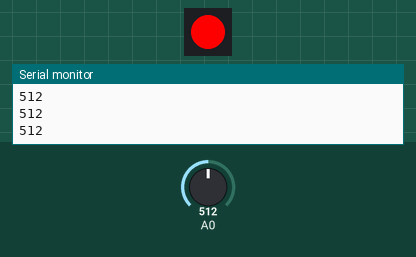
Bench run of a sketch on a simulated Arduino Uno, built with avr-gcc and run on an emulated ATmega328P. On the bench: 1 RGB LEDs in strip order, left to right, the last lines printed to the serial monitor. The test bench sets the inputs (shaded band); at power-on: A0 = 512.

Above: at 1.2 s.
1.3 s: A0 set to 716
At 2.3 s:
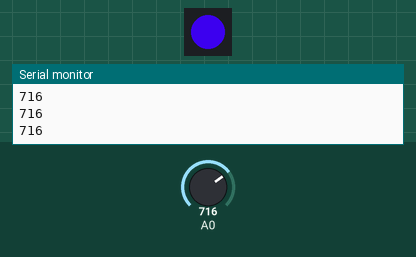
2.8 s: A0 set to 306
At 3.5 s:
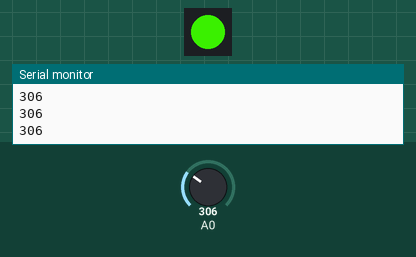
4.3 s: A0 set to 122
At 4.6 s:
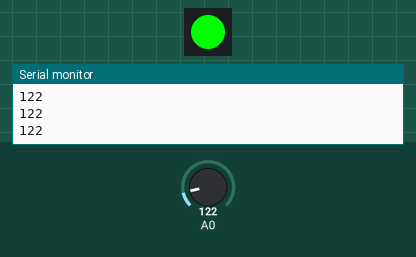
5.8 s: A0 set to 511
At 7.0 s:
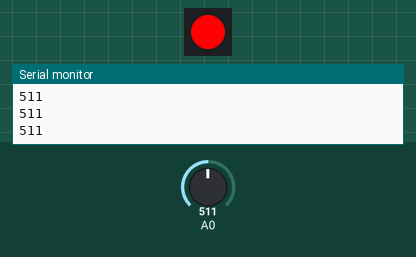
7.3 s: A0 set to 0
At 8.0 s:
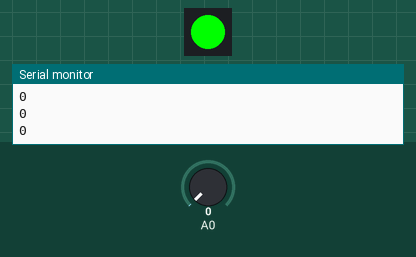
Timing chart, 0 to 9.8 s (numbered marks = the images above; inputs shaded):
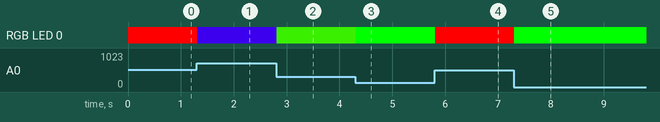

The sketch:

Fuzzy_Logic_Test.ino
```cpp
// (licence header left out)
#include <Adafruit_NeoPixel.h>
Adafruit_NeoPixel pixels = Adafruit_NeoPixel(1, 9, NEO_GRB + NEO_KHZ800);

/***************************************************/
//We will use a structured data type to create label type def
//in C++ struct is a public object.
struct fuzzyDef {
  float mina = 0;
  float minb = 0;
  float maxa = 0;
  float maxb = 0;
  float centroid = 0;
  float (*membership)(fuzzyDef, float);//pointer to membership function
  float miu = 0.0; //to store current membership or fuzzy weight for defuzzification
};

//to create the entire domain of discourse for a fuzzy variable
//with n sets
struct fuzzyDomain {
  fuzzyDef* fset ;
  int nset;
};


/********************************************************/
fuzzyDomain light, outC;


void setup() {

  Serial.begin(9600);
  pixels.begin();
  pixels.show();

  light.nset = 3;
  light.fset = new fuzzyDef[3];

  //creates a standard domain with nset=3 fuzzy sets
  setDomain(&light, 1023);


  pinMode(A0, INPUT);


}

void loop() {
  // put your main code here, to run repeatedly:
  int val = analogRead(A0);
  Serial.println(val);
  //calculates all membership degrees of the input
  truthDegree(&light, val);
  int red = round(255 * light.fset[0].miu);
  int green = round(255 * light.fset[1].miu);
  int blue = round(255 * light.fset[2].miu);
  pixels.setPixelColor(0, pixels.Color(green, red,blue));
  pixels.show();

}

/*****fuzzy membership functions*****/
/* they receibe the fuzzyDef as argument to get parameters */

float triangle(float t) {
  //creates a triangle from -1 to 1
  return max(1 - abs(t), 0);
}

float triangle(fuzzyDef fset, float x) {
  //triangle function between a min and max
  float mid = (fset.maxa - fset.mina) / 2;
  if (x < fset.mina) return 0;
  if (x > fset.maxa) return 0;
  return triangle((x - mid) / (fset.maxa - fset.mina) * 2 - 1);
}


float increasing(fuzzyDef fset, float x) {
  if (x < fset.mina)return 0;
  if (x > fset.maxa)return 1;
  return (x - fset.mina) / (fset.maxa - fset.mina);
}

float decreasing(fuzzyDef fset, float x) {
  if (x < fset.mina)return 1;
  if (x > fset.maxa)return 0;
  return (fset.maxa - x) / (fset.maxa - fset.mina);
}

float trapezoid(fuzzyDef fset, float x) {
  if (x < fset.mina || x > fset.maxb)return 0;
  if (x > fset.maxa && x < fset.minb)return 1;
  if (x >= fset.mina && x <= fset.maxa)return increasing(fset, x);
  if (x >= fset.minb && x <= fset.maxb)return decreasing(fset, x);
}


/************ Fuzzy Operations ****************/
/**********************************************/

//function that return the truth of the membership given de parameter v
//is stores de value in miu for use in other functions
float truthDegree(fuzzyDef *fset, float v) {
  return fset->miu = fset->membership(*fset, v);;

}

//Fuzzy union definition
float fuzzyUnion(fuzzyDef *set1, fuzzyDef *set2, float v) {
  float degree1 = truthDegree(set1, v);
  float degree2 = truthDegree(set2, v);
  if (degree1 >= degree2) return degree1;
  else return degree2;
}

//Fuzzy intersection definition
float fuzzyIntersection(fuzzyDef *set1, fuzzyDef *set2,  float v) {
  float degree1 = truthDegree(set1, v);
  float degree2 = truthDegree(set2, v);
  if (degree1 <= degree2) return degree1;
  else return degree2;
}

//return true if current miu value > 0
//use for if statements to define fuzzy rules
boolean isMember(fuzzyDef *set1) {
  return set1->miu > 0;
}

//to set the centroid value for weighted average
void setCentroid(fuzzyDef *set1) {
  if (set1->minb > 0) {
    set1->centroid = (set1->maxa + set1->minb) / 2;
  }
  else set1->centroid = (set1->mina + set1->maxa) / 2;
}


/*********fuzzy domain functions ********/

//set miu in a fuzzy domain, all to 0
void resetDomain(fuzzyDomain *domain) {
  for (int i = 0; i < sizeof(domain->fset); i++) {
    domain->fset[i].miu = 0;
  }
}

//calculates truth degree in all sets of a domain
void truthDegree(fuzzyDomain *domain, float v) {
  for (int i = 0; i < domain->nset; i++) {
    truthDegree(&domain->fset[i], v);
  }
}

//sets a standard fuzzy domain with n membership functions
void setDomain(fuzzyDomain *domain, float maxvalue) {
  if (domain->nset > 1) {
    float d = maxvalue / ((domain->nset - 2) * 2 + 2);
    int s = domain->nset - 1;
    domain->fset[0].mina = d;
    domain->fset[0].maxa = 2 * d;
    domain->fset[0].centroid = (domain->fset[0].mina + domain->fset[0].maxa) / 2;
    domain->fset[0].membership = &decreasing;
    for (int i = 1; i < s; i++) {
      domain->fset[i].mina = i * d;
      domain->fset[i].maxa = (i + 2) * d;
      domain->fset[i].centroid = (domain->fset[i].mina + domain->fset[i].maxa) / 2;
      domain->fset[i].membership = &triangle;
    }
    domain->fset[s].mina = maxvalue - d * 2;
    domain->fset[s].maxa = maxvalue - d;
    domain->fset[s].centroid = (domain->fset[s].mina + domain->fset[s].maxa) / 2;
    domain->fset[s].membership = &increasing;
  }

}

/*defuzzifying functions
   weighted average for speed and simplicity
   it works well if fuzzy membership functions are simetrical
*/

float weightedAverage(fuzzyDomain *domain) {
  float wsum = 0;
  float sum = 0;
  for (int i = 0; i < domain->nset; i++) {
    wsum += domain->fset[i].miu * domain->fset[i].centroid;
    sum += domain->fset[i].miu;
  }
  if (sum > 0) return wsum / sum;
  else return 0;
}
```

Measured:
- after the input at 1.3 s, RGB LED 0: RGB(255, 0, 0) → RGB(51, 0, 204) at once
- after the input at 2.8 s, RGB LED 0: RGB(51, 0, 204) → RGB(50, 205, 0) at once
- after the input at 4.3 s, RGB LED 0: RGB(50, 205, 0) → RGB(0, 255, 0) at once
- after the input at 5.8 s, RGB LED 0: RGB(0, 255, 0) → RGB(255, 0, 0) at once
- after the input at 7.3 s, RGB LED 0: RGB(255, 0, 0) → RGB(0, 255, 0) at once
